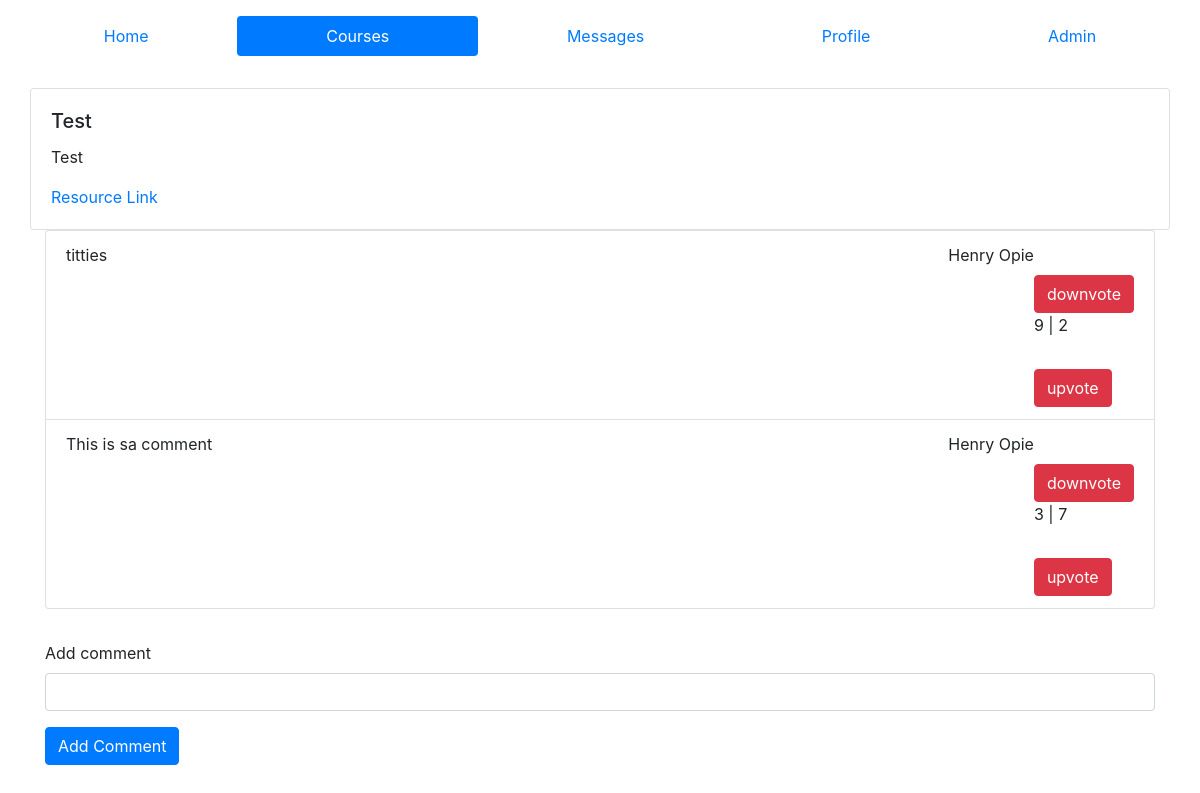
/courses/1111/4 (signed in), run on the app's committed database.
### ed/models.py (models this page shows)
class Resource(models.Model):
    course = models.ForeignKey(Course, on_delete=models.CASCADE, null=True)
    resourceName = models.CharField(max_length=50, default="Resource Name")
    resourceDescription = models.CharField(max_length=200, default="Description")
    resourceLink = models.CharField(max_length=200, default="Resource Link")

class Comment(models.Model):
    resource = models.ForeignKey(Resource, on_delete=models.CASCADE, related_name='comments')
    body = models.TextField()
    user = models.ForeignKey(Profile, on_delete=models.CASCADE, null=True)
    upvotes = models.IntegerField(default=0)
    downvotes = models.IntegerField(default=0)

class Profile(models.Model):
    user = models.OneToOneField(User, on_delete=models.CASCADE, related_name='+', default=1)
    FirstName = models.CharField(max_length=50,default='firstname')
    LastName = models.CharField(max_length=50,default='lastname')
    is_admin = models.BooleanField('Is admin', default=False)

### ed/views.py (the view, shortened to what this page needs)
# urls.py: path('courses/<slug:code>/<int:id>', views.singleResource, name='Resource'),
def singleResource(request,code, id):
    is_admin = False
    p = Profile.objects.get(user=request.user)
    if p.is_admin:
        is_admin = True
    if not request.POST:
        resource = Resource.objects.get(id=id)
        try:
            comments = Comment.objects.filter(resource=resource).\
                annotate(totalvotes = F('upvotes') - F('downvotes')).order_by('-totalvotes')
        except:
            comments = {}
        context = {
            'active': 'courses',
            'resource': resource,
            'comments': comments,
            'is_admin': is_admin
        }
        return render(request, 'resource.html', context=context)

### templates/resource.html (shortened to what this page needs)
{% extends "core.html" %}
{% block content %}
<div class="card">
    <div class="card-body">
        <h5 class="card-title">
            {{ resource.resourceName}}
        </h5>
        <p class="card-text">
            {{ resource.resourceDescription}}
        </p>
        <a href="{{resource.resourceLink}}" target='_blank'>
            Resource Link
        </a>
    </div>
</div>
<div class="container-fluid">
    {% if comments %}
        <ul class='list-group'>
            {% for comment in comments %}
                <li class="list-group-item" style="display: flex;">
                    <div class="comment-body">
                    {{comment.body}}
                    </div>
                    <div class="comment-author" style="margin-left: auto;">
                        {{comment.user.FirstName}} {{comment.user.LastName}}
                    </div>
                    <div class="comment-votes">
                        <div class="downvote">
                            <form action="/courses/{{resource.course.courseCode}}/{{resource.id}}" method="post" style="margin-top: 2rem;">
                                <input type="submit" value="downvote" class="btn btn-danger">
                            </form>
                        </div>
                        {{comment.upvotes}} | {{comment.downvotes}}
                        <div class="upvote">
                            <form action="/courses/{{resource.course.courseCode}}/{{resource.id}}" method="post" style="margin-top: 2rem;">
                                <input type="submit" value="upvote" class="btn btn-danger">
                            </form>
                        </div>
                    </div>
                </li>
            {% endfor %}
        </ul>
    {% endif %}
    <form action="/courses/{{resource.course.courseCode}}/{{resource.id}}" method="post" style="margin-top: 2rem;">
        <div class="form-group">
            <label for="comment" >Add comment</label>
            <input id="comment" name="comment" type="text" class="form-control">
        </div>
        <div class="form-group">
            <input type="submit" value="Add Comment" style="width: auto" class="btn btn-primary">
        </div>
    </form>
</div>
{% endblock %}

### data on the page
Resource: resourceName "Test", resourceDescription "Test"
Comment: body "titties", user.FirstName "Henry", user.LastName "Opie", upvotes "9", downvotes "2"
Comment: body "This is sa comment", user.FirstName "Henry", user.LastName "Opie", upvotes "3", downvotes "7"
